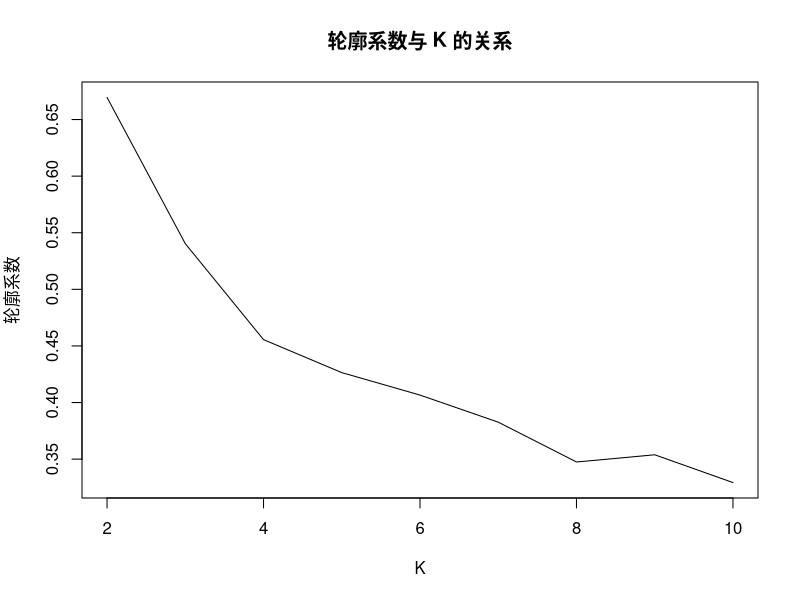
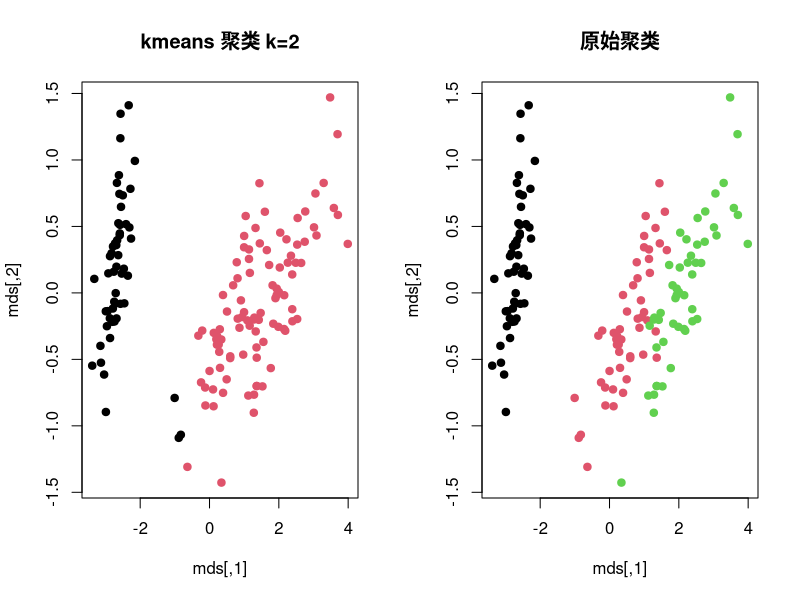

These figures' R source, in order:
data(iris)
head(iris)#提取前 6 行的数据
library(fpc)#安装程序包 fpc 并调用
#将数据标准化
norm <- function(x){
    (x-mean(x))/(sqrt(var(x)))
}
raw.data <- iris[,1:4]
head(raw.data)
norm.data <- data.frame(sl = norm(raw.data[,1]),
                        sw = (raw.data[,2]),
                        pl = (raw.data[,3]),
                        pw = (raw.data[,4]))
head(norm.data)
# k 取 2 到 10，评估 K
K <- 2:10
round <- 40 # 每次迭代 40 次，避免局部最优
rst <- sapply(K, function(i){
    print(paste("K=",i))
    mean(sapply(1:round,function(r){
        print(paste("Round",r))
        result <- kmeans(norm.data, i)
        stats <- cluster.stats(dist(norm.data), result$cluster)
        stats$avg.silwidth }))
})
plot(K,rst,type='l',main='轮廓系数与 K 的关系', ylab='轮廓系数')
#当 k 取 2 时，有最大的轮廓系数，所以选取聚类种类为 2 #
#将聚类结果通过多维定标(Multidimensional scaling)降至 2 维，进而查看聚类结果#
old.par <- par(mfrow = c(1,2))
k = 2 # 根据上面的评估 k=2 最优
clu <- kmeans(norm.data,k)
mds = cmdscale(dist(norm.data,method="euclidean"))
plot(mds, col=clu$cluster, main='kmeans 聚类 k=2', pch = 19)
plot(mds, col=iris$Species, main='原始聚类', pch = 19)
par(old.par)
##由结果可知，由于原始数据集分
